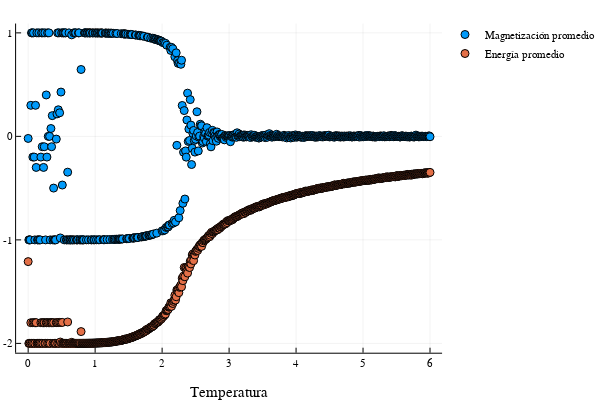

The notebook cell saved with this chart:
### Code cell
scatter(TT, prom_magn, label = "Magnetización promedio", xlabel = "Temperatura")
scatter!(TT, prom_ener, label = "Energía promedio")

### Figure 1 — Plotly figure (JSON) as saved in the notebook; plotly's stock layout.template omitted (floating-point values rounded to 4 significant figures; data arrays with more than 128 entries replaced by an {"elided": "..."} marker saying what was removed)
{"data": [{"colorbar": {"title": ""}, "hoverinfo": "text", "legendgroup": "Magnetización promedio", "marker": {"color": "rgba(0, 154, 250, 1.000)", "line": {"color": "rgba(0, 0, 0, 1.000)", "width": 1}, "size": 8, "symbol": "circle"}, "mode": "markers", "name": "Magnetización promedio", "showlegend": true, "text": {"elided": "601 null values"}, "type": "scatter", "x": {"elided": "601 float values"}, "xaxis": "x1", "y": {"elided": "601 float values"}, "yaxis": "y1", "zmax": 0.1, "zmin": -0.1}, {"colorbar": {"title": ""}, "hoverinfo": "text", "legendgroup": "Energía promedio", "marker": {"color": "rgba(227, 111, 71, 1.000)", "line": {"color": "rgba(0, 0, 0, 1.000)", "width": 1}, "size": 8, "symbol": "circle"}, "mode": "markers", "name": "Energía promedio", "showlegend": true, "text": {"elided": "601 null values"}, "type": "scatter", "x": {"elided": "601 float values"}, "xaxis": "x1", "y": {"elided": "601 float values"}, "yaxis": "y1", "zmax": 0.1, "zmin": -0.1}], "layout": {"annotations": [], "height": 400, "legend": {"bgcolor": "rgba(255, 255, 255, 1.000)", "bordercolor": "rgba(0, 0, 0, 1.000)", "font": {"color": "rgba(0, 0, 0, 1.000)", "family": "sans-serif", "size": 11}, "tracegroupgap": 0, "x": 1, "y": 1}, "margin": {"b": 20, "l": 0, "r": 0, "t": 20}, "paper_bgcolor": "rgba(255, 255, 255, 1.000)", "plot_bgcolor": "rgba(255, 255, 255, 1.000)", "showlegend": true, "width": 600, "xaxis": {"anchor": "y1", "domain": [0.03619, 0.9934], "gridcolor": "rgba(0, 0, 0, 0.100)", "gridwidth": 0.5, "linecolor": "rgba(0, 0, 0, 1.000)", "mirror": false, "range": [-0.18, 6.18], "showgrid": true, "showline": true, "showticklabels": true, "tickangle": 0, "tickcolor": "rgb(0, 0, 0)", "tickfont": {"color": "rgba(0, 0, 0, 1.000)", "family": "sans-serif", "size": 11}, "tickmode": "array", "ticks": "inside", "ticktext": ["0", "1", "2", "3", "4", "5", "6"], "tickvals": [0, 1, 2, 3, 4, 5, 6], "title": "Temperatura", "titlefont": {"color": "rgba(0, 0, 0, 1.000)", "family": "sans-serif", "size": 15}, "type": "-", "visible": true, "zeroline": false, "zerolinecolor": "rgba(0, 0, 0, 1.000)"}, "yaxis": {"anchor": "x1", "domain": [0.07581, 0.9902], "gridcolor": "rgba(0, 0, 0, 0.100)", "gridwidth": 0.5, "linecolor": "rgba(0, 0, 0, 1.000)", "mirror": false, "range": [-2.09, 1.09], "showgrid": true, "showline": true, "showticklabels": true, "tickangle": 0, "tickcolor": "rgb(0, 0, 0)", "tickfont": {"color": "rgba(0, 0, 0, 1.000)", "family": "sans-serif", "size": 11}, "tickmode": "array", "ticks": "inside", "ticktext": ["-2", "-1", "0", "1"], "tickvals": [-2, -1, 0, 1], "title": "", "titlefont": {"color": "rgba(0, 0, 0, 1.000)", "family": "sans-serif", "size": 15}, "type": "-", "visible": true, "zeroline": false, "zerolinecolor": "rgba(0, 0, 0, 1.000)"}}}
